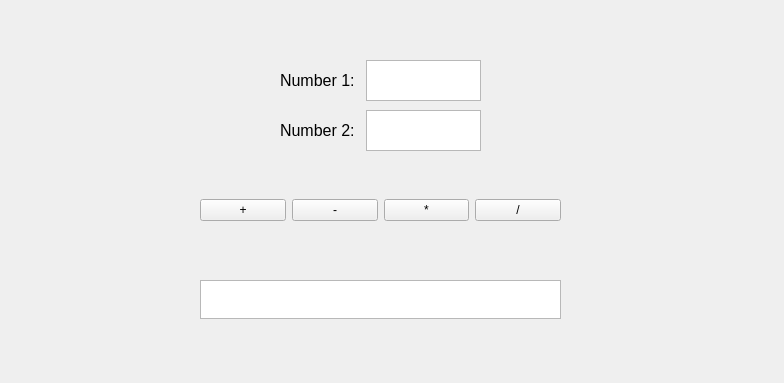
<?xml version="1.0" encoding="UTF-8"?>
<ui version="4.0">
 <class>MainWindow</class>
 <widget class="QMainWindow" name="MainWindow">
  <property name="geometry">
   <rect>
    <x>0</x>
    <y>0</y>
    <width>784</width>
    <height>383</height>
   </rect>
  </property>
  <property name="sizePolicy">
   <sizepolicy hsizetype="Fixed" vsizetype="Fixed">
    <horstretch>0</horstretch>
    <verstretch>0</verstretch>
   </sizepolicy>
  </property>
  <property name="windowTitle">
   <string>MainWindow</string>
  </property>
  <widget class="QWidget" name="centralwidget">
   <widget class="QWidget" name="horizontalLayoutWidget">
    <property name="geometry">
     <rect>
      <x>280</x>
      <y>60</y>
      <width>201</width>
      <height>41</height>
     </rect>
    </property>
    <layout class="QHBoxLayout" name="horizontalLayout">
     <item>
      <widget class="QLabel" name="label">
       <property name="font">
        <font>
         <pointsize>12</pointsize>
        </font>
       </property>
       <property name="text">
        <string>Number 1: </string>
       </property>
      </widget>
     </item>
     <item>
      <widget class="QTextEdit" name="Number1TE"/>
     </item>
    </layout>
   </widget>
   <widget class="QWidget" name="horizontalLayoutWidget_2">
    <property name="geometry">
     <rect>
      <x>280</x>
      <y>110</y>
      <width>201</width>
      <height>41</height>
     </rect>
    </property>
    <layout class="QHBoxLayout" name="horizontalLayout_2">
     <item>
      <widget class="QLabel" name="label_2">
       <property name="font">
        <font>
         <pointsize>12</pointsize>
        </font>
       </property>
       <property name="text">
        <string>Number 2: </string>
       </property>
      </widget>
     </item>
     <item>
      <widget class="QTextEdit" name="Number2TE"/>
     </item>
    </layout>
   </widget>
   <widget class="QWidget" name="horizontalLayoutWidget_3">
    <property name="geometry">
     <rect>
      <x>200</x>
      <y>170</y>
      <width>361</width>
      <height>80</height>
     </rect>
    </property>
    <layout class="QHBoxLayout" name="horizontalLayout_3">
     <item>
      <widget class="QPushButton" name="plusPB">
       <property name="text">
        <string>+</string>
       </property>
      </widget>
     </item>
     <item>
      <widget class="QPushButton" name="minusPB">
       <property name="text">
        <string>-</string>
       </property>
      </widget>
     </item>
     <item>
      <widget class="QPushButton" name="multiplyPB">
       <property name="text">
        <string>*</string>
       </property>
      </widget>
     </item>
     <item>
      <widget class="QPushButton" name="dividePB">
       <property name="text">
        <string>/</string>
       </property>
      </widget>
     </item>
    </layout>
   </widget>
   <widget class="QTextEdit" name="resultTE">
    <property name="geometry">
     <rect>
      <x>200</x>
      <y>280</y>
      <width>361</width>
      <height>39</height>
     </rect>
    </property>
   </widget>
  </widget>
 </widget>
 <resources>
  <include location="../recursos/recursos_1.qrc"/>
 </resources>
 <connections/>
</ui>
